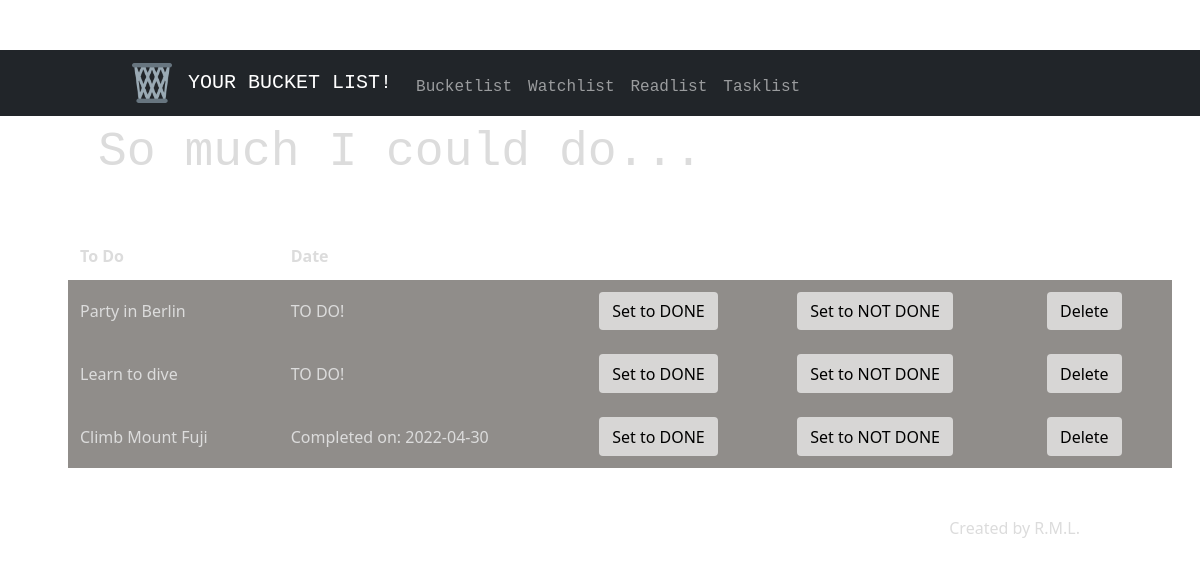
Page /bucket on the committed database.
### tables this page shows
CREATE TABLE bucketlist (
    id INTEGER,
    name TEXT,
    status TEXT, 
    type TEXT,
    date TEXT,
    PRIMARY KEY(id)
);

### app.py (the view)
@app.route("/bucket", methods=["GET"])
def bucket():
    if request.method == "GET":
        bucketlist = db.execute("SELECT * FROM bucketlist WHERE type='bucket'")
        return render_template("bucketlist.html", my_list=bucketlist)

### app.py (called while the page is built)
@app.after_request
def after_request(response):
    response.headers["Cache-Control"] = "no-cache, no-store, must-revalidate"
    response.headers["Expires"] = 0
    response.headers["Pragma"] = "no-cache"
    return response

### templates/bucketlist.html (shortened to what this page needs)
{% extends "layout.html" %}
{% block main %}
    <div class="section">
        <h1 class="needpadding">So much I could do...</h1>
        <table>
            <thead>
                <tr>
                    <th>To Do</th>
                    <th>Date</th>
                </tr>
            </thead>
            <tbody>
                {% for entry in my_list %}
                    <tr>
                        <td>{{ entry["name"] }}</td>
                        {% if entry["status"] == "DONE": %}
                            <td>Completed on: {{ entry["date"] }}</td>
                        {% else: %}
                            <td>TO DO!</td>
                        {% endif %}
                        <td>
                            <form action="/done" method="post">
                                <input type="submit" value="Set to DONE">
                            </form>
                        </td>
                        <td>
                            <form action="/undone" method="post">
                                <input type="submit" value="Set to NOT DONE">
                            </form>
                        </td>
                        <td>
                            <form action="/delete" method="post">
                                <input type="submit" value="Delete">
                            </form>
                        </td>
                    </tr>
                {% endfor %}
            </tbody>
        </table>
    </div>
{% endblock %}

### static/styles.css (style rules this page uses)
body { color: #212529; font-size: 1rem; font-weight: 400; line-height: 1.5; margin: 0; text-align: left; background-image: url('552A1503.jpg'); background-attachment: fixed; background-size: cover; background-repeat: no-repeat; }
.section { color:gainsboro; padding-bottom: 2rem; padding-left: 3rem; padding-right: 3rem; padding-top: 0.5rem; }
h1 { font-family:'Courier New', Courier, monospace; font-size: 48px; }
button, input[type="submit"] { background-color: #ffffffa4; border: 1px solid transparent; border-radius: 0.25rem; line-height: 1.5; padding: 0.4rem 0.75rem; font-size: 1rem; font-weight: 500; text-align: center; vertical-align: middle; }
table { background-color: transparent; margin-bottom: 1rem; width: 100%; margin-left: 20px; padding-right: 20px; }
table th, table td { padding: 0.75rem; vertical-align: middle; }
tbody tr { background-color: rgba(37, 30, 24, 0.507) }
.needpadding { margin-left: 50px; }

### rows in the picture
bucketlist: name "Party in Berlin", status "TO DO!"
bucketlist: name "Learn to dive", status "TO DO!"
bucketlist: name "Climb Mount Fuji", date "2022-04-30"
